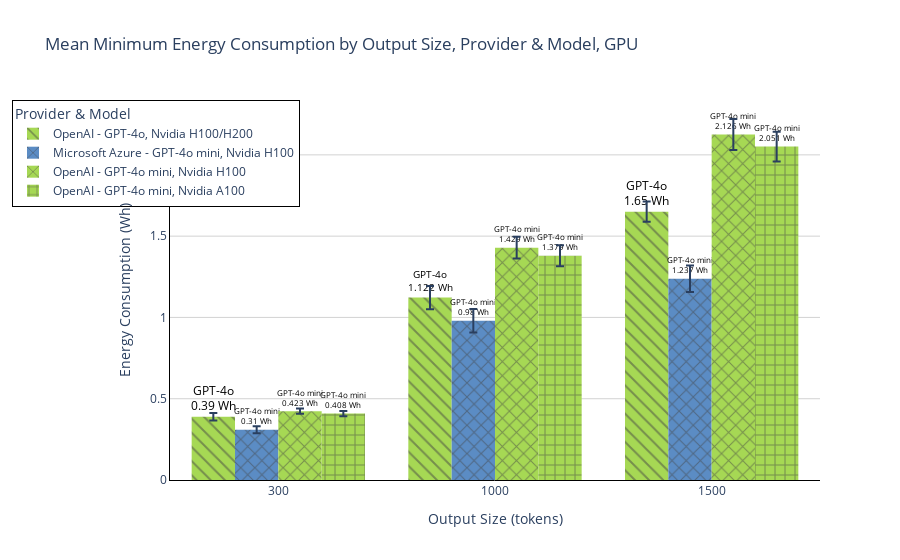

The notebook cell this image was saved under:
### Code cell


### Figure 1 — Plotly figure (JSON) as saved in the notebook; plotly's stock layout.template omitted (floating-point values rounded to 4 significant figures)
{"data": [{"alignmentgroup": "True", "error_y": {"array": [0.02315, 0.07179, 0.0622]}, "hovertemplate": "Provider & Model=OpenAI - GPT-4o<br>GPU Used=Nvidia H100/H200<br>Output Size (tokens)=%{x}<br>Mean Energy (Wh)=%{y}<br>bar_label=%{text}<extra></extra>", "legendgroup": "OpenAI - GPT-4o, Nvidia H100/H200", "marker": {"color": "#a6d854", "line": {"width": 0}, "pattern": {"shape": "\\"}}, "name": "OpenAI - GPT-4o, Nvidia H100/H200", "offsetgroup": "OpenAI - GPT-4o, Nvidia H100/H200", "orientation": "v", "showlegend": true, "text": ["GPT-4o<br>0.39 Wh", "GPT-4o<br>1.122 Wh", "GPT-4o<br>1.65 Wh"], "textfont": {"color": "black"}, "textposition": "outside", "texttemplate": "%{text}", "type": "bar", "x": ["300", "1000", "1500"], "xaxis": "x", "y": [0.3896, 1.122, 1.65], "yaxis": "y"}, {"alignmentgroup": "True", "error_y": {"array": [0.02138, 0.0727, 0.08125]}, "hovertemplate": "Provider & Model=Microsoft Azure - GPT-4o mini<br>GPU Used=Nvidia H100<br>Output Size (tokens)=%{x}<br>Mean Energy (Wh)=%{y}<br>bar_label=%{text}<extra></extra>", "legendgroup": "Microsoft Azure - GPT-4o mini, Nvidia H100", "marker": {"color": "#5B8CC4", "line": {"width": 0}, "pattern": {"shape": "x"}}, "name": "Microsoft Azure - GPT-4o mini, Nvidia H100", "offsetgroup": "Microsoft Azure - GPT-4o mini, Nvidia H100", "orientation": "v", "showlegend": true, "text": ["GPT-4o mini<br>0.31 Wh", "GPT-4o mini<br>0.98 Wh", "GPT-4o mini<br>1.237 Wh"], "textfont": {"color": "black"}, "textposition": "outside", "texttemplate": "%{text}", "type": "bar", "x": ["300", "1000", "1500"], "xaxis": "x", "y": [0.3096, 0.9799, 1.237], "yaxis": "y"}, {"alignmentgroup": "True", "error_y": {"array": [0.01647, 0.06683, 0.09507]}, "hovertemplate": "Provider & Model=OpenAI - GPT-4o mini<br>GPU Used=Nvidia H100<br>Output Size (tokens)=%{x}<br>Mean Energy (Wh)=%{y}<br>bar_label=%{text}<extra></extra>", "legendgroup": "OpenAI - GPT-4o mini, Nvidia H100", "marker": {"color": "#a6d854", "line": {"width": 0}, "pattern": {"shape": "x"}}, "name": "OpenAI - GPT-4o mini, Nvidia H100", "offsetgroup": "OpenAI - GPT-4o mini, Nvidia H100", "orientation": "v", "showlegend": true, "text": ["GPT-4o mini<br>0.423 Wh", "GPT-4o mini<br>1.429 Wh", "GPT-4o mini<br>2.126 Wh"], "textfont": {"color": "black"}, "textposition": "outside", "texttemplate": "%{text}", "type": "bar", "x": ["300", "1000", "1500"], "xaxis": "x", "y": [0.4233, 1.429, 2.126], "yaxis": "y"}, {"alignmentgroup": "True", "error_y": {"array": [0.01591, 0.06451, 0.09175]}, "hovertemplate": "Provider & Model=OpenAI - GPT-4o mini<br>GPU Used=Nvidia A100<br>Output Size (tokens)=%{x}<br>Mean Energy (Wh)=%{y}<br>bar_label=%{text}<extra></extra>", "legendgroup": "OpenAI - GPT-4o mini, Nvidia A100", "marker": {"color": "#a6d854", "line": {"width": 0}, "pattern": {"shape": "+"}}, "name": "OpenAI - GPT-4o mini, Nvidia A100", "offsetgroup": "OpenAI - GPT-4o mini, Nvidia A100", "orientation": "v", "showlegend": true, "text": ["GPT-4o mini<br>0.408 Wh", "GPT-4o mini<br>1.379 Wh", "GPT-4o mini<br>2.051 Wh"], "textfont": {"color": "black"}, "textposition": "outside", "texttemplate": "%{text}", "type": "bar", "x": ["300", "1000", "1500"], "xaxis": "x", "y": [0.4083, 1.379, 2.051], "yaxis": "y"}], "layout": {"barmode": "group", "legend": {"bgcolor": "white", "bordercolor": "black", "borderwidth": 1, "orientation": "v", "title": {"text": "Provider & Model"}, "tracegroupgap": 0, "x": 0.2, "xanchor": "right", "y": 1, "yanchor": "top"}, "plot_bgcolor": "white", "title": {"text": "Mean Minimum Energy Consumption by Output Size, Provider & Model, GPU"}, "xaxis": {"anchor": "y", "categoryarray": ["300", "1000", "1500"], "categoryorder": "array", "domain": [0, 1], "linecolor": "black", "linewidth": 1, "showgrid": false, "showline": true, "title": {"text": "Output Size (tokens)"}}, "yaxis": {"anchor": "x", "domain": [0, 1], "gridcolor": "lightgray", "gridwidth": 1, "linecolor": "black", "linewidth": 1, "showgrid": true, "showline": true, "title": {"text": "Energy Consumption (Wh)"}}}}
